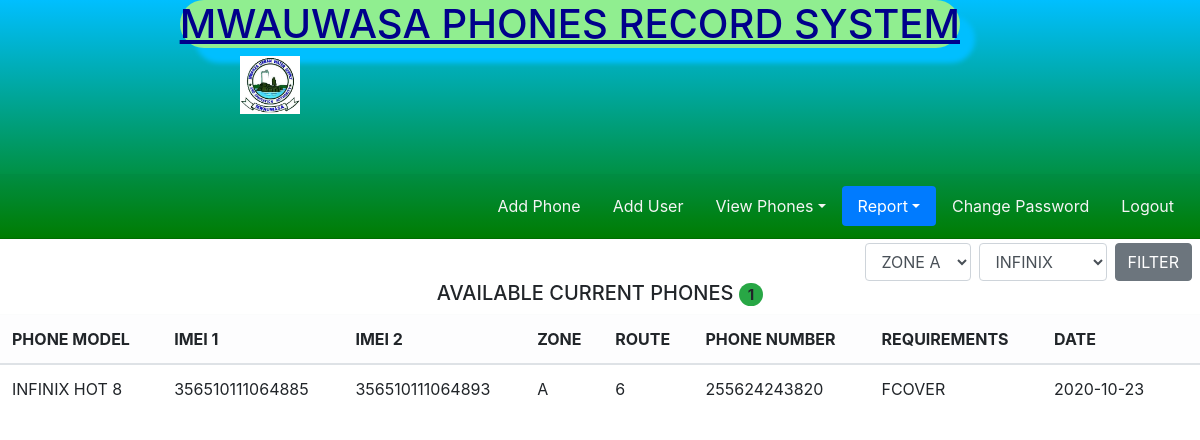
The app's page /report.php (signed in) with its own data.
### tables this page shows
CREATE TABLE `records` (
  `id` int(11) NOT NULL,
  `route` int(11) NOT NULL,
  `phone_model` varchar(20) NOT NULL,
  `imei` bigint(20) NOT NULL,
  `imei2` bigint(20) NOT NULL,
  `mobile_number` bigint(15) NOT NULL,
  `zone` char(1) NOT NULL,
  `requirements` text,
  `added_date` date NOT NULL
);

### report.php (the view, shortened to what this page needs)
<?php
	include_once('connection.php');
		$query = "SELECT * FROM records WHERE phone_model LIKE '%infinix%' AND zone LIKE '%A%'";
    	$result = mysqli_query($myconnect, $query);
		$rw = mysqli_num_rows($result);
?>
<!DOCTYPE html>
<html>
<head>
	<link rel="stylesheet" href="https://maxcdn.bootstrapcdn.com/bootstrap/4.0.0/css/bootstrap.min.css">
	<link rel="stylesheet" type="text/css" href="css/bootstrap.min.css">
	<link rel="stylesheet" type="text/css" href="custom/style.css">
</head>
<body>
	<div class="head">
		<header>
			<h1 class='text'>MWAUWASA PHONES RECORD SYSTEM</h1>
			<img src="images/logo2.jpg" class="center2">
		<div class="card-header">
    		<ul class="nav nav-pills card-header-pills justify-content-end">
     			<li class="nav-item">
        			<a class="nav-link" href="add.php">Add Phone</a>
      			</li>
      			<li class="nav-item">
        			<a class="nav-link" href="adduser.php">Add User</a>
      			</li>
      			<li class="nav-item dropdown">
        			<a class="nav-link dropdown-toggle" data-toggle="dropdown" aria-haspopup="true" aria-expanded="false" href="#">View Phones</a>
                 </li>
                 <li class="nav-item">
        			<a class="nav-link active dropdown-toggle" data-toggle="dropdown" aria-haspopup="true" aria-expanded="false" href="#">Report</a>
      			</li>
      			<li class="nav-item">
        			<a class="nav-link" href="change.php">Change Password</a>
      			</li>
     			 <li class="nav-item">
        			<a class="nav-link" href="logout.php">Logout</a>
      			</li>
    		</ul>
 		 </div>
 		</header>
	</div>
	<div class="d-flex justify-content-end mt-1">
	<form action="method.php" method="POST" class="form-inline text-center">
		<select name="zone" id="zone" class="form-control ml-2 mr-2">
			<option value="A" class="zn">ZONE A</option>
		</select>
	<th>
	<div class="form-group">
		<select name="model" id="model" class="form-control mr-2">
			<option value="INFINIX">INFINIX</option>
		</select>
	</div>
	</th>
	<th>
		<button class="btn btn-secondary mr-2" name="filter" id="filter">FILTER</button>
	</th>
	</form>
	</div>
	<table class="table table-hover" id="init">
		<h5 class="text-center" id="thd">AVAILABLE CURRENT PHONES <span class="badge badge-pill bg-success"><?php echo $rw ?></span></h5>
		<thead class="table-light">
			<th>PHONE MODEL</th>
			<th>IMEI 1</th>
			<th>IMEI 2</th>
			<th>ZONE</th>
			<th>ROUTE</th>
			<th>PHONE NUMBER</th>
            <th>REQUIREMENTS</th>
            <th>DATE</th>
			<th>
		</thead>
		 <?php
			if($rw > 0){
			  while($row = mysqli_fetch_assoc($result)){
		  ?>
		  <tr>
			  <td><?php echo strtoupper($row['phone_model']); ?></td>
			  <td><?php echo $row['imei']; ?></td>
			  <td><?php echo $row['imei2']; ?></td>
			  <td><?php echo strtoupper($row['zone']); ?></td>
			  <td><?php echo strtoupper($row['route']); ?></td>
			  <td><?php echo $row['mobile_number']; ?></td>
			  <td><?php echo strtoupper($row['requirements']); ?></td>
			  <td><?php echo strtoupper($row['added_date']); ?></td>
		  </tr>
		   <?php
				 }
			  }else{
				  echo "<strong style='position: absolute; left: 48%; top: 55%'>No phone</strong>";
			  }
		   ?>
</table>
</body>
</html>

### custom/style.css (style rules this page uses)
h1 { color: darkblue; }
a { color: whitesmoke; }
.center2 { margin-left:20%; margin-bottom:5%; width: 5%; }
.text { margin-right: 20%; text-decoration: underline; float:right; border-radius: 24px; background: lightgreen; box-shadow: 15px 15px 5px deepskyBlue; }
.head { background:linear-gradient(deepskyBlue,green); }

### records on screen
records: phone_model "INFINIX HOT 8", imei "356510111064885", imei2 "356510111064893", zone "A", route "6", mobile_number "255624243820", requirements "FCOVER", added_date "2020-10-23"

### other values on screen
$rw "1"
